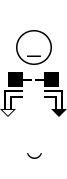
#> input picture sign_language_datasets/utils/signwriting/ocr/assets/sign.png, 67 x 179 px
$ python ocr.py
#> lines starting #> are read from the running program, lines starting #| are printed output that depends on the picture; after the words box and inside, x2 and y2 are one past the last pixel; in counts of white or black regions, pixels touching at a corner belong together
#> further down, img_rgb is the input picture: shape (179, 67, 3); min 0, max 255, mean 233
"""
This SignWriting OCR code is adapted from
https://colab.research.google.com/drive/1x0OupzZNkQW1rCiDjEe1LX5V9k8_YF69#scrollTo=_1YX_pILnjFe
"""

import functools
from typing import List

import numpy as np
from numpy.lib.stride_tricks import as_strided
import os


def strided_convolution(image, weight, stride=1):
    im_h, im_w = image.shape
    f_h, f_w = weight.shape

    out_shape = (1 + (im_h - f_h) // stride, 1 + (im_w - f_w) // stride, f_h, f_w)
    out_strides = (image.strides[0] * stride, image.strides[1] * stride, image.strides[0], image.strides[1])
    windows = as_strided(image, shape=out_shape, strides=out_strides)

    return np.tensordot(windows, weight, axes=((2, 3), (0, 1)))


def rgb2bin(img, neg=0.1):
    return np.where(img[:, :, 0] < 200, 1, neg)


def key2swu(key):
    return chr(0x40001 + ((int(key[1:4], 16) - 256) * 96) + ((int(key[4:5], 16)) * 16) + int(key[5:6], 16))


def shape_pos(shape):
    x, y = shape[:2]
    return f"{x:03}x{y:03}"


def crop_whitespace(img):
    import cv2

    gray = cv2.cvtColor(img, cv2.COLOR_BGR2GRAY)
    gray = 255 * (gray < 128).astype(np.uint8)  # To invert the text to white
    coords = cv2.findNonZero(gray)  # Find all non-zero points (text)
    x, y, w, h = cv2.boundingRect(coords)  # Find minimum spanning bounding box
    if y > 0:
        y -= 1
        h += 1
    if x > 0:
        x -= 1
        w += 1
    if y + h < img.shape[0]:
        h += 1
    if x + w < img.shape[1]:
        w += 1

    return cv2.copyMakeBorder(img[y : y + h, x : x + w], 2, 2, 2, 2, cv2.BORDER_CONSTANT, value=(255, 255, 255))


@functools.lru_cache()
def get_font():
    from PIL import ImageFont

    dirname = os.path.dirname(__file__)
    font_path = os.path.join(dirname, "assets/SuttonSignWritingOneD.ttf")

    return ImageFont.truetype(font_path, 30)


def image_to_fsw(image: np.ndarray, symbols: List[str]) -> str:
    import cv2

    try:
        from PIL import Image, ImageDraw
    except ImportError:
        raise ImportError("Please install pillow with: pip install Pillow")

    font = get_font()

    # Adding border for conv calc to go over borders
    img_rgb = cv2.copyMakeBorder(image.copy(), 30, 30, 30, 30, cv2.BORDER_CONSTANT, value=(255, 255, 255))
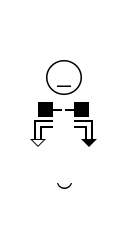
#> img_rgb: shape (239, 127, 3); min 0, max 255, mean 246.3
    img_bin = rgb2bin(img_rgb, -0.5)
#> in rgb2bin, `return np.where(img[:, :, 0] < 200, 1, neg)`:
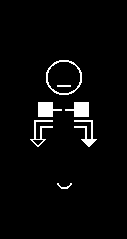
#> returned value: shape (239, 127) float64; values -0.5 (black) and 1 (white), 3.7% white; 7 white regions, largest, box (x1, y1, x2, y2) and area: (38, 102, 62, 117) 243, (65, 102, 89, 117) 243, (46, 60, 82, 95) 210

    img_width, img_height, _ = img_rgb.shape
#> img_width = 239; img_height = 127
    final_sign = "M" + shape_pos([500, 500])
    # final_sign = "A" + "".join(symbols) + "M" + shape_pos(img_rgb.shape)

    # Create all convolutions
    templates = []
    convs = []
    for symbol in symbols:
        swu = key2swu(symbol)
        (width, height), (offset_x, offset_y) = font.font.getsize(swu)
        img = Image.new("RGB", (width - offset_x, height - offset_y), (255, 255, 255))
        d = ImageDraw.Draw(img)
        d.text((-offset_x, -offset_y), swu, font=font, fill=(0, 0, 0))

        template = crop_whitespace(np.array(img))
        templates.append(template)

        conv = strided_convolution(img_bin, rgb2bin(template, -0.5))
        convs.append(conv)
#> this loop made 7 passes
#> pass 1, in image_to_fsw, `template = crop_whitespace(np.array(img))`:
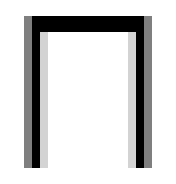
#> template: shape (23, 22, 3) (shown 8 times larger); min 0, max 255, mean 211.2
#> pass 1, in image_to_fsw, `conv = strided_convolution(img_bin, rgb2bin(template, -0.5))`:
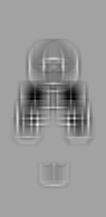
#> conv: shape (217, 106) float64; min -67, max 119, mean 44; drawn with min black and max white
#> after the loop:
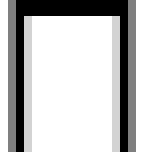
#> img: PIL image 18x19 RGB (shown 8 times larger); min 0, max 255, mean 190.2
#> after the loop, convs = 7 items; templates = 7 items

    # Save video?
    # out = cv2.VideoWriter('project.avi',cv2.VideoWriter_fourcc(*'DIVX'), 15, img_rgb.shape[:2])

    # Find max symbol
    while len(symbols) > 0:
        # 1. Find best match
        best_match = {"symbol": "", "point": (), "score": 0}
        for symbol, conv in zip(symbols, convs):
            point = np.unravel_index(np.argmax(conv, axis=None), conv.shape)
            score = conv[point]
            if score > best_match["score"]:
                best_match = {"symbol": symbol, "point": point, "score": score}

        idx = symbols.index(best_match["symbol"])

        # 2. Select best match
        pt = best_match["point"][::-1]
        position = [int(500 - img_width / 2) + pt[0], int(500 - img_height / 2) + pt[1]]
        final_sign += best_match["symbol"] + shape_pos(position)

        w, h = templates[idx].shape[:-1]
        cv2.rectangle(img_rgb, pt, (pt[0] + h, pt[1] + w), (0, 0, 255), 1)

        # [5 lines of commented-out code are left out]
        symbols.pop(idx)
        convs.pop(idx)
        templates.pop(idx)

        # 4. Prevent collisions with this match
        for conv in convs:
            x, y = pt
            conv[y - 2 : y + 4, x - 2 : x + 4] = 0
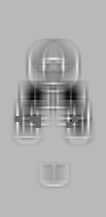
#> conv: shape (217, 106) float64; min -67, max 95.75, mean 43.8; drawn with min black and max white
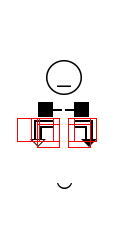
#> img_rgb: shape (239, 127, 3); 1.55% of pixels changed, all inside (x1, y1, x2, y2) = (17, 118, 97, 148)
#> after the loop, convs = []; symbols = []; templates = []

    return final_sign


if __name__ == "__main__":
    import cv2

    img_rgb = cv2.imread("assets/sign.png")
    symbols = ["S1f520", "S1f528", "S23c04", "S23c1c", "S2fb04", "S2ff00", "S33b10"]

    fsw = image_to_fsw(img_rgb, symbols)
    print("fsw", fsw)
#| fsw M500x500S1f520417x560S1f528448x560S23c04411x554S23c1c417x554S2fb04454x554S2ff00397x554S33b10448x554
